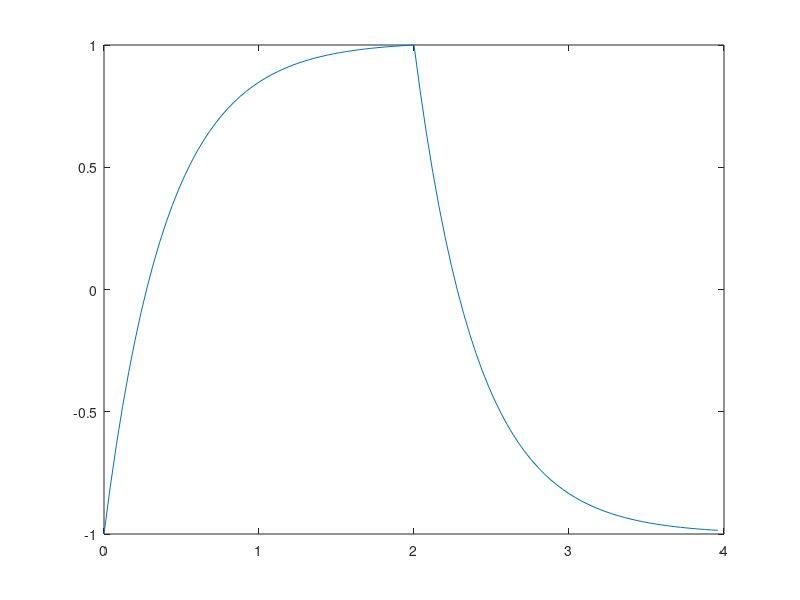

MATLAB code to generate this figure:
% Define params
fs = 25; % target is 100 samples
Vt = 1;
tauFactor = 5;

fundFreq = 15; fundFreq = fundFreq / 60;
ie = 0.5;
tauIns = 1 / fundFreq * ie / tauFactor;
tauExp = 1 / fundFreq * (1 - ie) / tauFactor;

n = (1:1 / fundFreq * fs)';
nPeak = abs(n - tauFactor * tauIns * fs);
nPeak = find(nPeak == min(nPeak));
t = (n - 1) / fs;

% Define model
vInsFun = @(tau,t) (1 - exp(- t / tau));
vExpFun = @(tau,t,del) [ones(del,1);(exp(- t(1:del) / tau))];
          
% Build pulse
yIns = vInsFun(tauIns,t);% .* 
yExp = vExpFun(tauExp,t,nPeak);
y = Vt * yIns .* yExp;

% Normalize
y = (y - min(y)) / (max(y) - min(y)) * 2 - 1;

% Plotting
figure;
plot(t,y)

% Save template
save('VawMand.mat','y');